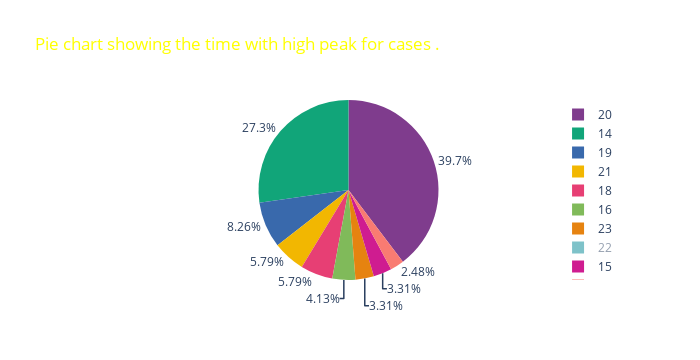

The cell this chart's notebook holds for it:
### Code cell
fig_pie5 = px.pie(time_vv, values = 'Total number', names='Time',
                     title = '<span style="color:yellow">Pie chart showing the time with high peak for cases .</span>',width= 700,color_discrete_sequence=px.colors.qualitative.Bold)
fig_pie5.update_traces(textposition = "outside", hoverinfo = 'value' )
fig_pie5.show()

### Figure 1 — Plotly figure (JSON) as saved in the notebook; plotly's stock layout.template omitted (floating-point values rounded to 4 significant figures)
{"data": [{"domain": {"x": [0, 1], "y": [0, 1]}, "hoverinfo": "value", "hovertemplate": "Time=%{label}<br>Total number=%{value}<extra></extra>", "labels": [23, 22, 21, 20, 19, 18, 17, 16, 15, 14], "legendgroup": "", "name": "", "showlegend": true, "textposition": "outside", "type": "pie", "values": [4, 4, 7, 48, 10, 7, 3, 5, 4, 33]}], "layout": {"height": 360, "hiddenlabels": ["22"], "legend": {"tracegroupgap": 0}, "piecolorway": ["rgb(127, 60, 141)", "rgb(17, 165, 121)", "rgb(57, 105, 172)", "rgb(242, 183, 1)", "rgb(231, 63, 116)", "rgb(128, 186, 90)", "rgb(230, 131, 16)", "rgb(0, 134, 149)", "rgb(207, 28, 144)", "rgb(249, 123, 114)", "rgb(165, 170, 153)"], "title": {"text": "<span style=\"color:yellow\">Pie chart showing the time with high peak for cases .</span>"}, "width": 700}}
